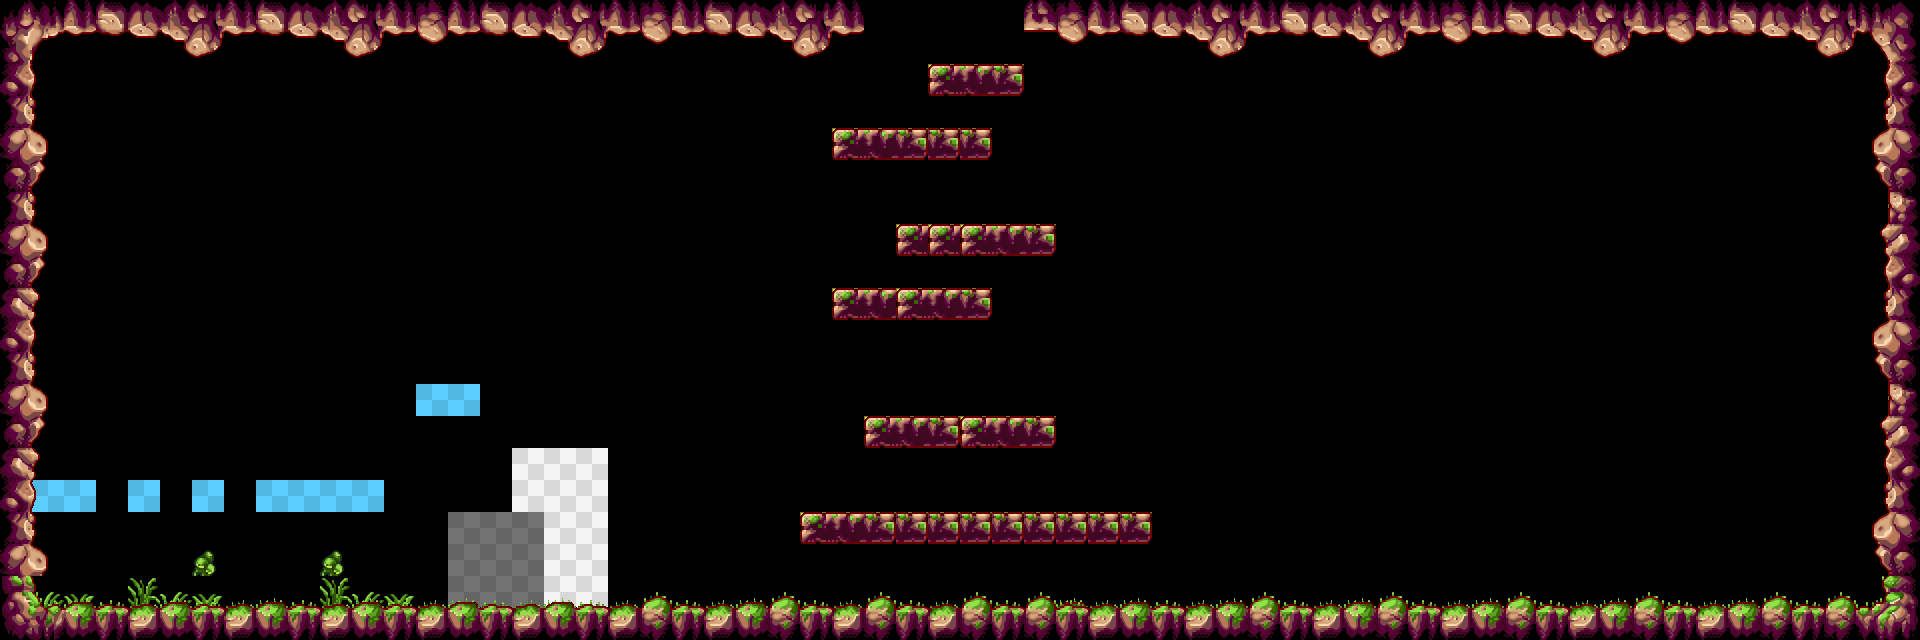

This game map was drawn from its Tiled (.tmx) file and the tilesets committed beside it. A one-line description and the trimmed map source follow:
An orthogonal 60x20 tile map with 32x32 px tiles, 3 tile layers (collision, tilemap-bg, tilemap-fg), 1 hidden layer not drawn, 3 tilesets and 1 object (portal).

<map version="1.0" orientation="orthogonal" renderorder="right-down" width="60" height="20" tilewidth="32" tileheight="32" nextobjectid="15">
 <tileset firstgid="1" name="collision" tilewidth="32" tileheight="32" tilecount="8">
  <image source="../tilesets/collision.png" width="256" height="32" />
 </tileset>
 <tileset firstgid="9" name="debugtileset" tilewidth="32" tileheight="32" tilecount="84">
  <image source="../tilesets/debugtileset.png" width="448" height="192" />
 </tileset>
 <tileset firstgid="93" name="tilesetearth" tilewidth="32" tileheight="32" tilecount="432">
  <image source="../tilesets/tilesetearth.png" width="512" height="864" />
  <tile id="277">
   <properties>
    <property name="key" value="" />
   </properties>
  </tile>
  <tile id="278">
   <properties>
    <property name="key" value="" />
   </properties>
  </tile>
  <tile id="279">
   <properties>
    <property name="key" value="" />
   </properties>
  </tile>
  <tile id="293">
   <properties>
    <property name="key" value="" />
   </properties>
  </tile>
  <tile id="294">
   <properties>
    <property name="key" value="" />
   </properties>
  </tile>
  <tile id="295">
   <properties>
    <property name="key" value="" />
   </properties>
  </tile>
 </tileset>
 <imagelayer name="bg2" visible="0">
  <image source="../backgrounds/cloudsdistant.png" />
  <properties>
   <property name="parallax" value="0.9" />
  </properties>
 </imagelayer>
 <layer name="collision" width="60" height="20">
  <data>[1200 cells, 202 non-empty, 2 distinct tile ids]</data>
 </layer>
 <layer name="tilemap-bg" width="60" height="20">
  <data>[1200 cells, 74 non-empty, 14 distinct tile ids]</data>
 </layer>
 <layer name="tilemap-fg" width="60" height="20">
  <data>[1200 cells, 320 non-empty, 65 distinct tile ids]</data>
 </layer>
 <objectgroup name="objects" />
 <objectgroup name="portals">
  <object id="13" name="bottomroom" type="portal" x="832" y="-88" width="224" height="88">
   <properties>
    <property name="direction" value="up" />
    <property name="room" value="centralroom" />
   </properties>
  </object>
 </objectgroup>
</map>